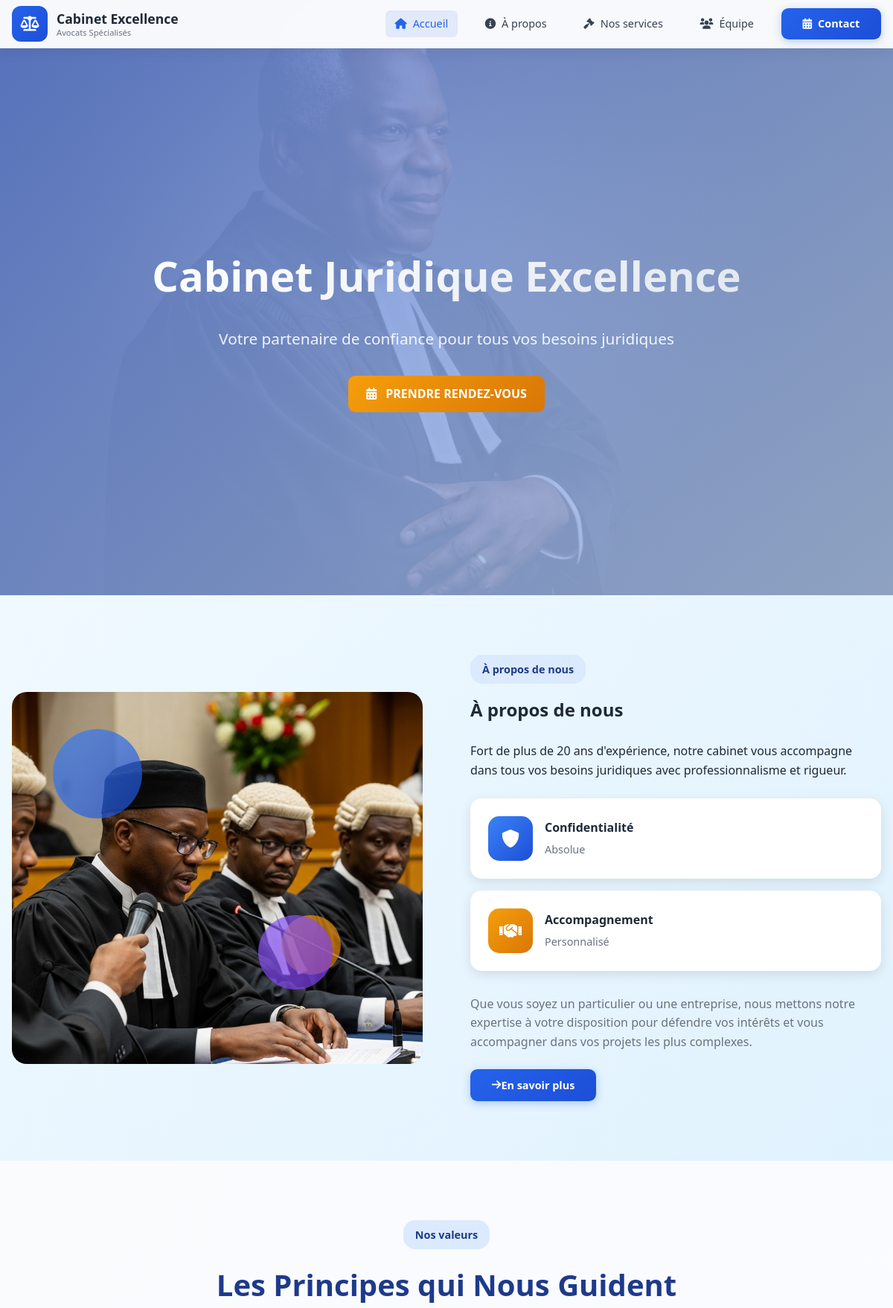
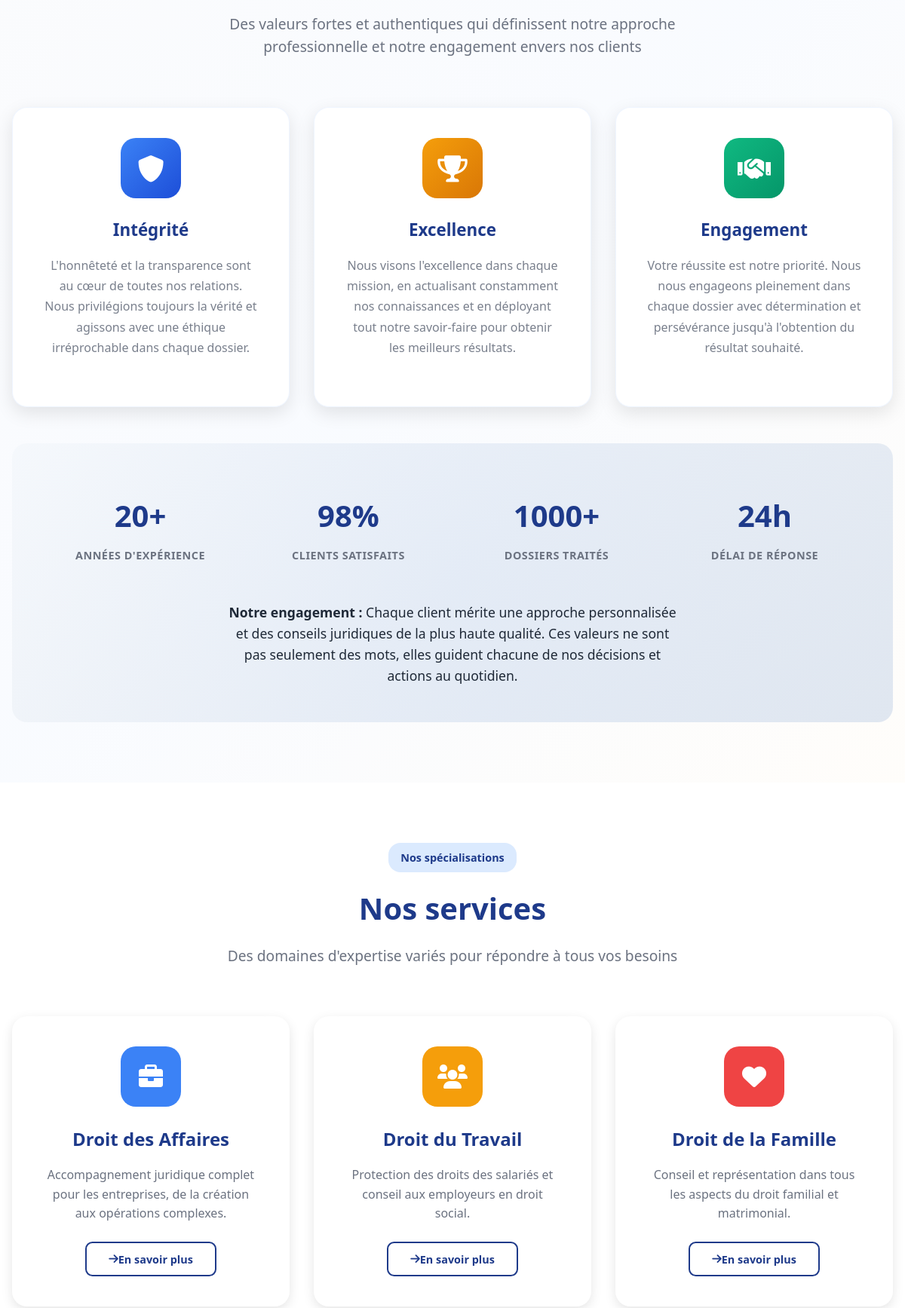
The page / (upper part) on the database its author committed (2 pictures, top to bottom).
### tables this page shows
CREATE TABLE services (
                    id INTEGER PRIMARY KEY AUTOINCREMENT,
                    title VARCHAR(255) NOT NULL,
                    description TEXT NOT NULL,
                    icon VARCHAR(50) NOT NULL,
                    color VARCHAR(7) DEFAULT '#3b82f6',
                    order_position INTEGER DEFAULT 0,
                    is_active INTEGER DEFAULT 1,
                    detailed_content TEXT,
                    created_at DATETIME DEFAULT CURRENT_TIMESTAMP,
                    updated_at DATETIME DEFAULT CURRENT_TIMESTAMP
                );

### controllers/HomeController.php (called while the page is built, shortened)
<?php
require_once 'includes/Database.php';
class HomeController {
    private $db;
    public function __construct() {
        try {
            $database = new Database();
            $this->db = $database->getConnection();
        } catch (Exception $e) {
            error_log("HomeController Constructor Error: " . $e->getMessage());
            http_response_code(500);
            die("Erreur d'initialisation du serveur. Veuillez réessayer plus tard.");
        }
    }
    public function index() {
        try {
            $content = $this->getContent();
            $services = $this->getServices();
            include 'views/home.php';
        } catch (Exception $e) {
            error_log("HomeController::index Error: " . $e->getMessage());
            $content = $this->getDefaultContent();
            $services = $this->getDefaultServices();
            $team = $this->getDefaultTeam();
            $news = $this->getDefaultNews();
            include 'views/home.php';
        }
    }
    private function getContent() {
        $stmt = $this->db->query("SELECT section, key_name, value FROM site_content");
        $content = [];
        while ($row = $stmt->fetch()) {
            $content[$row['section']][$row['key_name']] = $row['value'];
        }
        return !empty($content) ? $content : $this->getDefaultContent();
    }
    private function getServices() {
        $stmt = $this->db->query("SELECT * FROM services WHERE is_active = 1 ORDER BY order_position");
        $services = $stmt->fetchAll();
        return !empty($services) ? $services : $this->getDefaultServices();
    }
}

### index.php (called while the page is built, shortened)
<?php
require_once 'includes/Database.php';
$database = new Database();
$db = $database->getConnection();
$router = new Router();
$router->add('/', 'controllers/HomeController.php', 'index');
$router->add('/admin', 'controllers/AdminController.php', 'login');
$router->add('/admin/dashboard', 'controllers/AdminController.php', 'dashboard');
$router->add('/admin/content', 'controllers/AdminController.php', 'content');
$router->add('/admin/contacts', 'controllers/AdminController.php', 'contacts');
$router->add('/admin/message', 'controllers/AdminController.php', 'messageDetail');
$router->add('/admin/settings', 'controllers/AdminController.php', 'settings');
$router->add('/admin/logout', 'controllers/AdminController.php', 'logout');
$router->add('/contact', 'controllers/ContactController.php', 'submit');
$url = $_SERVER['REQUEST_URI'];
$url = strtok($url, '?');
$router->route($url);
?>

### includes/Database.php (called while the page is built, shortened)
<?php
class Database {
    private $connection = null;
    public function getConnection() {
        if ($this->connection === null) {
            try {
                $dbDir = dirname(DB_NAME);
                $this->connection = new PDO('sqlite:' . DB_NAME);
                $this->connection->setAttribute(PDO::ATTR_ERRMODE, PDO::ERRMODE_EXCEPTION);
                $this->connection->setAttribute(PDO::ATTR_DEFAULT_FETCH_MODE, PDO::FETCH_ASSOC);
                $this->connection->exec('PRAGMA foreign_keys = ON;');
                $this->connection->exec('PRAGMA journal_mode = WAL;');
                $this->connection->exec('PRAGMA synchronous = NORMAL;');
                $this->connection->exec('PRAGMA cache_size = 10000;');
                $this->connection->exec('PRAGMA temp_store = MEMORY;');
                $this->initializeTables();
            } catch (Exception $e) {
                error_log('Database Connection Error: ' . $e->getMessage());
                throw new Exception('Database connection failed: ' . $e->getMessage());
            }
        }
        return $this->connection;
    }
    private function initializeTables() {
        try {
            $this->connection->beginTransaction();
            foreach ($tables as $sql) {
                $this->connection->exec($sql);
            }
            $columns = $this->connection->query("PRAGMA table_info(news)")->fetchAll(PDO::FETCH_ASSOC);
            foreach ($columns as $column) {
                if ($column['name'] === 'order_position') {
                    $has_order_position = true;
                    break;
                }
            }
            $this->connection->commit();
        } catch (Exception $e) {
            $this->connection->rollBack();
            error_log('Error initializing tables: ' . $e->getMessage());
            throw $e;
        }
    }
    private function createIndexes() {
        $indexes = [
            "CREATE INDEX IF NOT EXISTS idx_contact_files_contact_id ON contact_files(contact_id)",
            "CREATE INDEX IF NOT EXISTS idx_contacts_status ON contacts(status)",
            "CREATE INDEX IF NOT EXISTS idx_contacts_created_at ON contacts(created_at)",
            "CREATE INDEX IF NOT EXISTS idx_contacts_email ON contacts(email)",
            "CREATE INDEX IF NOT EXISTS idx_site_content_section ON site_content(section)",
            "CREATE INDEX IF NOT EXISTS idx_services_active ON services(is_active, order_position)",
            "CREATE INDEX IF NOT EXISTS idx_team_members_active ON team_members(is_active, order_position)",
            "CREATE INDEX IF NOT EXISTS idx_news_active ON news(is_active, order_position)"
        ];
        foreach ($indexes as $index) {
            try {
                $this->connection->exec($index);
            } catch (PDOException $e) {
                error_log('Error creating index: ' . $e->getMessage());
                throw $e;
            }
        }
    }
}
?>

### views/home.php (the view, shortened to what this page needs)
<!DOCTYPE html>
<html lang="fr">
<head>
    <link rel="stylesheet" href="https://cdnjs.cloudflare.com/ajax/libs/font-awesome/6.0.0/css/all.min.css">
</head>
<body>
    <nav class="navbar" id="navbar">
        <div class="container">
            <a href="/" class="navbar-brand">
                <div class="brand-container">
                    <div class="brand-icon">
                        <i class="fas fa-balance-scale"></i>
                    </div>
                    <div class="brand-text">
                        <h1>Cabinet Excellence</h1>
                        <p>Avocats Spécialisés</p>
                    </div>
                </div>
            </a>
            <ul class="navbar-nav">
                <li><a href="#home" class="nav-link active">
                    <i class="fas fa-home"></i>Accueil
                </a></li>
                <li><a href="#about" class="nav-link">
                    <i class="fas fa-info-circle"></i>À propos
                </a></li>
                <li><a href="#services" class="nav-link">
                    <i class="fas fa-gavel"></i>Nos services
                </a></li>
                <li><a href="#team" class="nav-link">
                    <i class="fas fa-users"></i>Équipe
                </a></li>
                <li><a href="#contact" class="btn btn-primary">
                    <i class="fas fa-calendar-alt" style="margin-right: 0.5rem;"></i>Contact
                </a></li>
            </ul>
        </div>
    </nav>
    <section id="home" class="hero">
        <div class="container">
            <div class="hero-content">
                <h1><?php echo htmlspecialchars($content['hero']['title'] ?? 'Excellence Juridique à Votre Service'); ?></h1>
                <p class="lead">
                    <?php echo htmlspecialchars($content['hero']['subtitle'] ?? 'Depuis plus de 20 ans, nous accompagnons nos clients avec expertise, intégrité et dévouement dans tous leurs défis juridiques les plus complexes.'); ?>
                </p>
                <div class="hero-buttons">
                    <a href="#contact" class="btn btn-secondary btn-lg">
                        <i class="fas fa-calendar-alt" style="margin-right: 0.75rem;"></i>
                        <span>PRENDRE RENDEZ-VOUS</span>
                    </a>
                </div>
            </div>
        </div>
    </section>
    <section id="about" class="section_about">
        <div class="container">
            <div class="about-grid">
                <div class="image-area">
                    <img src="public/images/avocat1.jpg" alt="Avocat en action">
                    <div class="decorative-element blue"></div>
                    <div class="decorative-element yellow"></div>
                    <div class="decorative-element purple"></div>
                </div>
                <div>
                    <span class="badge">À propos de nous</span>
                    <h2 class="mb-6"><?php echo htmlspecialchars($content['about']['title'] ?? 'Votre Réussite, Notre Mission'); ?></h2>
                    <p class="lead mb-6">
                        <?php echo htmlspecialchars($content['about']['subtitle'] ?? 'Fort d\'une expérience reconnue et d\'une approche personnalisée, notre cabinet vous offre un accompagnement juridique d\'excellence adapté à vos besoins spécifiques.'); ?>
                    </p>
                    <div class="feature-cards mb-8">
                        <div class="feature-card">
                            <div class="feature-icon blue">
                                <i class="fas fa-shield-alt"></i>
                            </div>
                            <div>
                                <h4 class="feature-title">Confidentialité</h4>
                                <p class="feature-subtitle">Absolue</p>
                            </div>
                        </div>
                        <div class="feature-card">
                            <div class="feature-icon yellow">
                                <i class="fas fa-handshake"></i>
                            </div>
                            <div>
                                <h4 class="feature-title">Accompagnement</h4>
                                <p class="feature-subtitle">Personnalisé</p>
                            </div>
                        </div>
                    </div>
                    <p class="mb-6" style="color: var(--text-light); line-height: 1.6;">
                        Que vous soyez un particulier ou une entreprise, nous mettons notre expertise à votre disposition
                        pour défendre vos intérêts et vous accompagner dans vos projets les plus complexes.
                    </p>
                    <a href="#services" class="btn btn-primary">
                        <i class="fas fa-arrow-right"></i>
                        En savoir plus
                    </a>
                </div>
            </div>
        </div>
    </section>
    <section class="values-section">
        <div class="container">
            <div class="section-title">
                <span class="badge">Nos valeurs</span>
                <h2>Les Principes qui Nous Guident</h2>
                <p class="lead">
                    Des valeurs fortes et authentiques qui définissent notre approche professionnelle et notre engagement envers nos clients
                </p>
            </div>
            <div class="values-grid">
                <div class="value-card fade-in-up" style="animation-delay: 0.1s;">
                    <div class="value-icon blue">
                        <i class="fas fa-shield-alt"></i>
                    </div>
                    <h4>Intégrité</h4>
                    <p>
                        L'honnêteté et la transparence sont au cœur de toutes nos relations. Nous privilégions
                        toujours la vérité et agissons avec une éthique irréprochable dans chaque dossier.
                    </p>
                </div>
                <div class="value-card fade-in-up" style="animation-delay: 0.2s;">
                    <div class="value-icon gold">
                        <i class="fas fa-trophy"></i>
                    </div>
                    <h4>Excellence</h4>
                    <p>
                        Nous visons l'excellence dans chaque mission, en actualisant constamment nos connaissances
                        et en déployant tout notre savoir-faire pour obtenir les meilleurs résultats.
                    </p>
                </div>
                <div class="value-card fade-in-up" style="animation-delay: 0.3s;">
                    <div class="value-icon green">
                        <i class="fas fa-handshake"></i>
                    </div>
                    <h4>Engagement</h4>
                    <p>
                        Votre réussite est notre priorité. Nous nous engageons pleinement dans chaque dossier
                        avec détermination et persévérance jusqu'à l'obtention du résultat souhaité.
                    </p>
                </div>
            </div>
            <div class="values-commitment fade-in-up" style="animation-delay: 0.6s;">
                <div class="commitment-content">
                    <div class="commitment-stats">
                        <div class="stat-item">
                            <span class="stat-number">20+</span>
                            <span class="stat-label">Années d'expérience</span>
                        </div>
                        <div class="stat-item">
                            <span class="stat-number">98%</span>
                            <span class="stat-label">Clients satisfaits</span>
                        </div>
                        <div class="stat-item">
                            <span class="stat-number">1000+</span>
                            <span class="stat-label">Dossiers traités</span>
                        </div>
                        <div class="stat-item">
                            <span class="stat-number">24h</span>
                            <span class="stat-label">Délai de réponse</span>
                        </div>
                    </div>
                    <div class="commitment-text">
                        <strong>Notre engagement :</strong> Chaque client mérite une approche personnalisée et des conseils
                        juridiques de la plus haute qualité. Ces valeurs ne sont pas seulement des mots, elles guident
                        chacune de nos décisions et actions au quotidien.
                    </div>
                </div>
            </div>
        </div>
    </section>
    <section id="services" class="section">
        <div class="container">
            <div class="section-title">
                <span class="badge mb-4">Nos spécialisations</span>
                <h2><?php echo htmlspecialchars($content['services']['title'] ?? 'Domaines d\'Expertise'); ?></h2>
                <p class="lead">
                    <?php echo htmlspecialchars($content['services']['subtitle'] ?? 'Une expertise reconnue dans des domaines juridiques essentiels pour répondre à tous vos besoins'); ?>
                </p>
            </div>
            <div class="services-grid">
                <?php foreach ($services as $service): ?>
                <div class="service-card">
                    <div class="service-icon" style="background: <?php echo htmlspecialchars($service['color']); ?>;">
                        <i class="<?php echo htmlspecialchars($service['icon']); ?>"></i>
                    </div>
                    <h4><?php echo htmlspecialchars($service['title']); ?></h4>
                    <p><?php echo htmlspecialchars($service['description']); ?></p>
                    <a href="/service/<?php echo $service['id']; ?>" class="btn btn-outline">
                        <i class="fas fa-arrow-right"></i>
                        En savoir plus
                    </a>
                </div>
                <?php endforeach; ?>
            </div>
        </div>
    </section>
</body>
</html

### rows shown on the page
services: title "Droit des Affaires", description "Accompagnement juridique complet pour les entreprises, de la création aux opérations complexes."
services: title "Droit du Travail", description "Protection des droits des salariés et conseil aux employeurs en droit social."
services: title "Droit de la Famille", description "Conseil et représentation dans tous les aspects du droit familial et matrimonial."

### other values the page prints
$content['hero']['title'] "Cabinet Juridique Excellence"
$content['hero']['subtitle'] "Votre partenaire de confiance pour tous vos besoins juridiques"
$content['about']['title'] "À propos de nous"
$content['about']['subtitle'] "Fort de plus de 20 ans d'expérience, notre cabinet vous accompagne dans tous vos besoins juridiques avec professionnalisme et rigueur."
$content['services']['title'] "Nos services"
$content['services']['subtitle'] "Des domaines d'expertise variés pour répondre à tous vos besoins"
